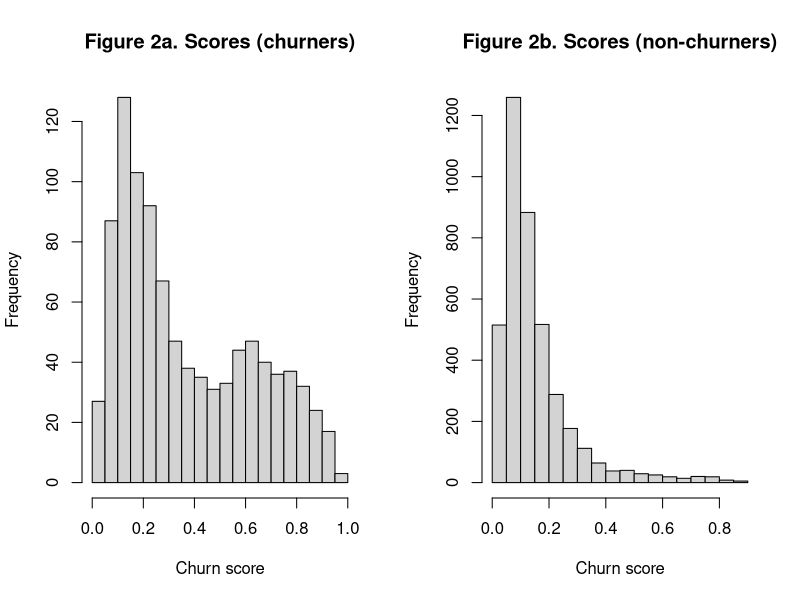

Reproduce this figure in R.
## The churn model ##

# Reading data (customize) #
churn <- read.csv("churn.csv", stringsAsFactors=F)
str(churn)
N <- nrow(churn)

# Formula #
fm <- churn ~ aclength + intplan + dataplan + ommin + omcall +
  otmin + otcall + ngmin + ngcall + imin + icall + cuscall

# Logistic regression #
mod <- glm(formula=fm, data=churn, family="binomial")
summary(mod)

# Inspecting datagb #
table(churn$dataplan, churn$datagb)

# Predictive scores #
score <- predict(mod, newdata=churn, type="response")

# Setting the cutoff #
cut1 <- 0.5

# Confusion matrix #
conf1 <- table(score > cut1, churn$churn==1)
conf1
tp1 <- conf1["TRUE", "TRUE"]/sum(conf1[,"TRUE"])
tp1
fp1 <- conf1["TRUE", "FALSE"]/sum(conf1[,"FALSE"])
fp1

# Histograms #
par(mfrow=c(1,2))
hist(score[churn$churn==1], breaks=20,
  main="Figure 2a. Scores (churners)", xlab="Churn score")
hist(score[churn$churn==0], breaks=20,
  main="Figure 2b. Scores (non-churners)", xlab="Churn score")

# Lower cutoff
cut2 <- mean(churn$churn)
conf2 <- table(score > cut2, churn$churn == 1)
conf2
tp2 <- conf2["TRUE", "TRUE"]/sum(conf2[,"TRUE"])
tp2
fp2 <- conf2["TRUE", "FALSE"]/sum(conf2[,"FALSE"])
fp2
